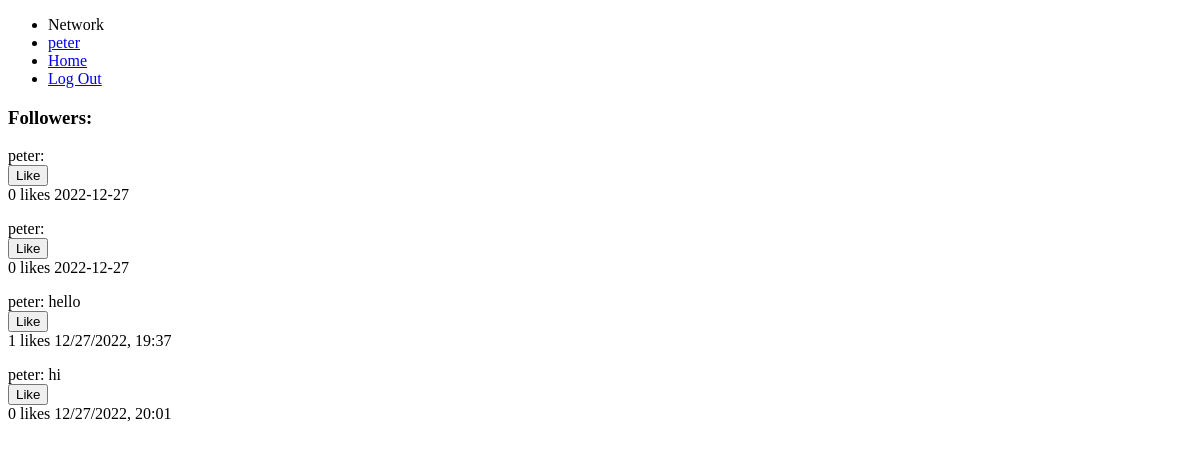
Screenshot of /profile (signed in) with the database file from the repository.
### tables this page shows
CREATE TABLE posts (
    id INTEGER PRIMARY KEY AUTOINCREMENT,
    user_id INTEGER NOT NULL,
    name TEXT NOT NULL,
    content TEXT NOT NULL,
    likes INTEGER DEFAULT 0 NOT NULL,
    datetime NUMERIC NOT NULL,
    FOREIGN KEY (user_id) REFERENCES users(id)
);

### app.py (the view)
@app.route("/profile", methods=["GET", "POST"])
@login_required
def profile():
    if request.method == "GET":
        user_id = session["user_id"]
    if request.method == "POST":
        user_id = request.form.get("user_id")
    user = executeDB("SELECT * FROM users WHERE id=?", [user_id])
    posts = get_posts(user_id)
    return render_template("profile.html", user=user[0], posts=posts)

### helpers.py (called while the page is built)
def executeDB(query, arg=None):
    conn = sql.connect('network.db')
    conn.row_factory = sql.Row # "dictionary cursor"
    cur = conn.cursor()
    if arg == None:
        cur.execute(query)
    else:
        cur.execute(query, arg)
    value = cur.fetchall()
    conn.commit()
    conn.close()
    return value

def get_posts(user_id=None):
    if user_id == None:
        posts = executeDB("SELECT * FROM posts")
    else:
        posts = executeDB("SELECT * FROM posts WHERE user_id = ?", [user_id])
    return posts

def login_required(f):
    @wraps(f)
    def decorated_function(*args, **kwargs):
        if session.get("user_id") is None:
            return redirect("/login")
        return f(*args, **kwargs)
    return decorated_function

### templates/profile.html (shortened to what this page needs)
{% extends "layout.html" %}
{% block body %}
    <h3>Followers: </h3>
    {% for post in posts %}
        <div>
            <div>{{ post["name"] + ": " + post["content"] }}</div>
            <form action"/like" method="post">
                <input name="like{{ post["id"] }}" type="submit" value="Like">
            </form>
            <p class="inline">{{ post["likes"] }} likes</p>
            <p class="inline">{{ post["datetime"] }}</p>
        </div>
    {% endfor %}
{% endblock %}

### static/styles.css (style rules this page uses)
.inline { margin-top: 0px; display: inline-block; }

### rows the page displays
posts: name+content "peter:", likes "0", datetime "2022-12-27"
posts: name+content "peter:", likes "0", datetime "2022-12-27"
posts: name+content "peter: hello", likes "1", datetime "12/27/2022, 19:37"
posts: name+content "peter: hi", likes "0", datetime "12/27/2022, 20:01"

### other values shown
{{ session["username"] }} "peter"
